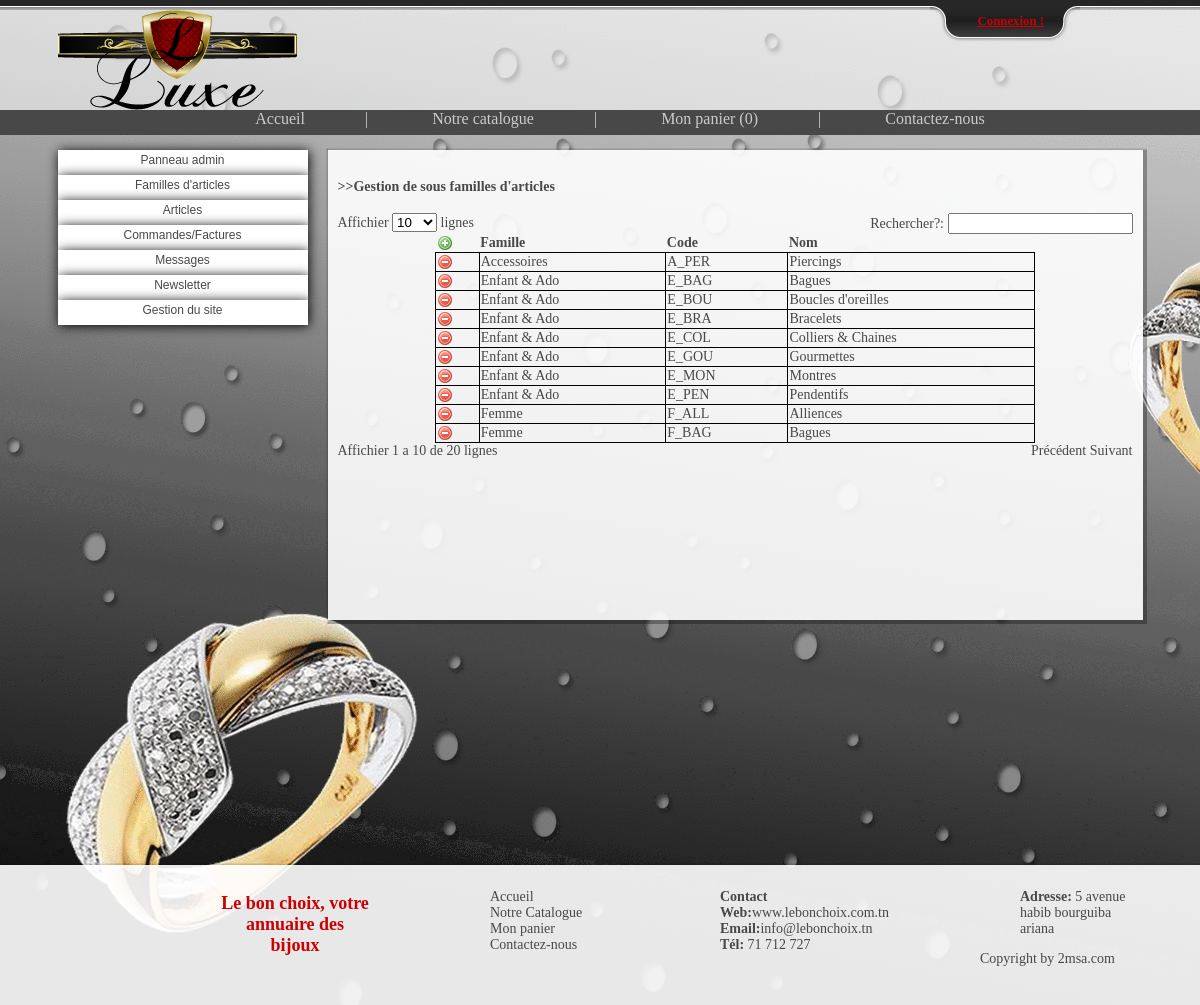
/root/g_sous_famill/liste.php, run on the app's committed database.
### tables this page shows
CREATE TABLE IF NOT EXISTS `sous_famill_article` (
  `code_sous_famill_art` varchar(10) NOT NULL,
  `nom_sous_famill_art` varchar(50) NOT NULL,
  `code_famill_art` varchar(10) NOT NULL,
  PRIMARY KEY (`code_sous_famill_art`),
  KEY `code_famill_art` (`code_famill_art`)
);

CREATE TABLE IF NOT EXISTS `famill_article` (
  `code_famill_art` varchar(50) NOT NULL,
  `nom_famill_art` varchar(100) NOT NULL,
  PRIMARY KEY (`code_famill_art`)
);

### root/g_sous_famill/liste.php (the view, shortened to what this page needs)
<!DOCTYPE html PUBLIC "-//W3C//DTD XHTML 1.0 Transitional//EN" "http://www.w3.org/TR/xhtml1/DTD/xhtml1-transitional.dtd">
<html xmlns="http://www.w3.org/1999/xhtml">
<head>
<link href="../../style/style.css" rel="stylesheet" type="text/css" />
</head>
<body>
<?php include('../../function/top_bar.php'); ?>
    <div id="head">
        <div id="head_container">
            <div id="head_logo">
                <img src="../../style/img/logo.png" alt="Le Bon Choix !"/>
            </div>
        </div>
    </div>
    <?php include('../../function/nav.php');?>
    <div id="contenant">
        <div id="side_bar">
        <?php
        include('../menuadmin.php');
        ?>
        </div>
        <div id="container">
            <div id="container_under_admin" class="g_box">
                <h4>>>Gestion de sous familles d'articles</h4>
<?php
$result_sous_famille_affiche = mysql_query("SELECT * FROM `sous_famill_article`,`famill_article` WHERE (famill_article.code_famill_art = sous_famill_article.code_famill_art);", $connection);
echo'
<table width="600px" id="ad_table" class="center">
	<thead>
		<tr>
			<th><a href="ajouter.php" target="new"><img src="../../style/img/b_add.png" title="Supprimer"/></a></th>
			<th>Famille</th>
			<th>Code</th>
			<th>Nom</th>
		</tr>
	</thead>
';
while ($affected_rows_sous_famille_affiche = mysql_fetch_object($result_sous_famille_affiche) )
{
	echo'
		<tr>
			<td><a href="fonction_supprim.php?code_sous_famill_art='.$affected_rows_sous_famille_affiche->code_sous_famill_art.'"><img src="../../style/img/b_drop.png" title="Supprimer"/></a></td>
			<td>'.$affected_rows_sous_famille_affiche->nom_famill_art.'</td>
			<td>'.$affected_rows_sous_famille_affiche->code_sous_famill_art.'</td>
			<td>'.$affected_rows_sous_famille_affiche->nom_sous_famill_art.'</td>
		</tr>
		';
}
echo'</table>';
?>
            </div>
        </div>
    </div>
    <div id="footer">
        <?php include('../../function/footer.php');?>
    </div>
</body>
</html>

### style/style.css (style rules this page uses)
html, body { border: 0; margin: 0; padding: 0; }
body { background-image:url(img/bg.png); background-repeat:no-repeat; }
img { border:none; }
#head { height:100px;background-color: rgba(255, 255, 255, 0.5); }
#head_container { height:100px;width:1085px;margin:0 auto; }
#head_logo { float:left;height:100px;width:250px; }
#head_logo img { border:none; }
#contenant { height:700px;width:1085px;margin:15px auto; }
#side_bar { float:left;width:250px;height:700px; }
#container { float:right;height:700px;width:815px; }
#container_under_admin { height:450px;overflow:scroll; text-align:justify; }
.g_box { -webkit-box-shadow:0.5px 0.5px 1px 3px rgba(0, 0, 0, .3);box-shadow:0.5px 0.5px 1px 3px rgba(0, 0, 0, .3);background-color: rgba(255, 255, 255, 0.9);font-size:14px;color:#484848;padding:10px; }
#footer { height:120px; }
.center { margin-left:auto;margin-right:auto; }
#ad_table { border-collapse:collapse; width:90%; }
#ad_table tr td { border:1px solid black; }

### data on the page
sous_famill_article: code_famill_art.nom_famill_art "Accessoires", code_sous_famill_art "A_PER", nom_sous_famill_art "Piercings"
sous_famill_article: code_famill_art.nom_famill_art "Enfant & Ado", code_sous_famill_art "E_BAG", nom_sous_famill_art "Bagues"
sous_famill_article: code_famill_art.nom_famill_art "Enfant & Ado", code_sous_famill_art "E_BOU", nom_sous_famill_art "Boucles d'oreilles"
sous_famill_article: code_famill_art.nom_famill_art "Enfant & Ado", code_sous_famill_art "E_BRA", nom_sous_famill_art "Bracelets"
sous_famill_article: code_famill_art.nom_famill_art "Enfant & Ado", code_sous_famill_art "E_COL", nom_sous_famill_art "Colliers & Chaines"
sous_famill_article: code_famill_art.nom_famill_art "Enfant & Ado", code_sous_famill_art "E_GOU", nom_sous_famill_art "Gourmettes"
sous_famill_article: code_famill_art.nom_famill_art "Enfant & Ado", code_sous_famill_art "E_MON", nom_sous_famill_art "Montres"
sous_famill_article: code_famill_art.nom_famill_art "Enfant & Ado", code_sous_famill_art "E_PEN", nom_sous_famill_art "Pendentifs"
sous_famill_article: code_famill_art.nom_famill_art "Femme", code_sous_famill_art "F_ALL", nom_sous_famill_art "Alliences"
sous_famill_article: code_famill_art.nom_famill_art "Femme", code_sous_famill_art "F_BAG", nom_sous_famill_art "Bagues"

### other printed values
nombre_article_dans_panier() "0"
